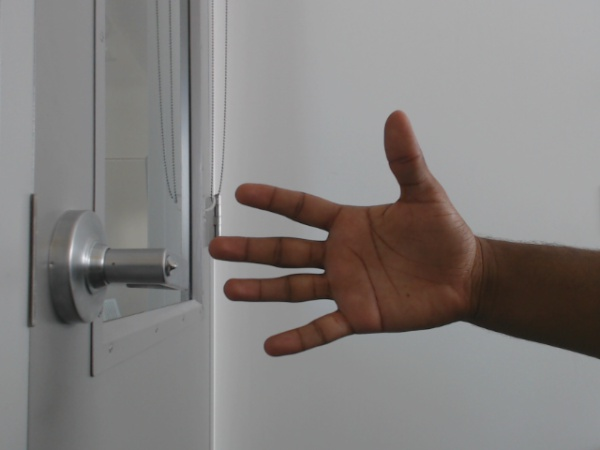
#> input picture convex/2/working/base_hand.jpg, 600 x 450 px, given in place of the camera
$ python run.py   (older library calls are emulated)
#> lines starting #> are read from the running program, lines starting #| are printed output that depends on the picture; after the words box and inside, x2 and y2 are one past the last pixel; in counts of white or black regions, pixels touching at a corner belong together
### convex/2/working/work.py
import cv2
import numpy as np
import imutils

# Notes below:
## frame --shrink?--> f
## f --blur hard--+ bgsub
## f
cam = None
TERM_KEY = 27
bgs = None
low = np.array([0, 48, 80], dtype = "uint8")
high = np.array([20, 255, 255], dtype = "uint8")
minArea = 3000.0
GOLDEN_RATIO = 1
zones = []
canvas = []

def startup():
    global cam, bgs
    cam = cv2.VideoCapture(0)
    bgs = MyBGS()
    while True:
        good, frame = cam.read()
#> frame is the input picture: shape (450, 600, 3); mean B, G, R 126.9, 128.5, 132.1
        if good:
            frame = imutils.resize(frame, width = 600) # double check this
            if bgs.apply(frame) != None:
                break
        else:
            print "Bad Cam"
    # [10 lines of commented-out code are left out]
    return cam
def doWork():
    good, frame = cam.read()
    if not good:
        print "Bad Cam"
        return frame # cannot return frame
    frame = imutils.resize(frame, width = 600) # double check this
    mzones = bgs.apply(frame)
    hsv = cv2.cvtColor(frame,cv2.COLOR_BGR2HSV) # investigate feeding hsv frames to bgsub
    mask = cv2.inRange(hsv,low,high)
    ####
    kr = cv2.getStructuringElement(cv2.MORPH_ELLIPSE, (5, 5))
    ks = np.ones((5,5),np.uint8)
    mask = cv2.morphologyEx(mask, cv2.MORPH_OPEN, kr)
    #mask = cv2.erode(mask, kernel, iterations = 2)
    mask = cv2.dilate(mask, kr, iterations = 2)

    # blur the mask to help remove noise, then apply the
    # mask to the frame
    #mask = cv2.GaussianBlur(mask, (3, 3), 0)
    #sf = cv2.bitwise_and(f, f, mask = mask)

    # box good zones
    global zones, canvas
    #canvas = [frame.copy()]
    czones = []
    _, cns, _ = cv2.findContours(mask.copy(), cv2.RETR_EXTERNAL, cv2.CHAIN_APPROX_SIMPLE)
    fc = frame.copy()
    for c in cns:
        a = cv2.contourArea(c)
        if a >= minArea:#scale based on dist of user
            rect = cv2.boundingRect(c)
            czones += [(rect,c)]
    for cz in czones: # make this a funct
        r,c = cz
        cv2.drawContours(fc, c, -1, (122,122,0), 3)
        cv2.rectangle(fc, (r[0], r[1]), (r[0] + r[2], r[1] + r[3]), (0, 255, 0), 2)
    # [7 lines of commented-out code are left out]
    for cz in czones:
        cr = cz[0]
        #carea = cr[2] * cr[3]
        for mz in mzones:
            bound_test = [mz[0] > cr[0] and mz[0] < cr[0] + cr[2]
                          and mz[1] > cr[1] and mz[1] < cr[1] + cr[3],
                          mz[0] + mz[2] > cr[0] and mz[0] + mz[2] < cr[0] + cr[2]
                          and mz[1] + mz[3] > cr[1] and mz[1] + mz[3] < cr[1] + cr[3]]
            if True in bound_test:
                del mz
                zones += [cz]
        # [15 lines of commented-out code are left out]
    fc2 = frame.copy()
    def getDefectInfo(d,c):
        s,e,f,de = d
        return tuple(c[s][0]), tuple(c[e][0]), tuple(c[f][0]), de
    for z in zones: # FUTURE: info = getFingerInfo(z)
        rect, con = z
        # old cog
        M = cv2.moments(con)
        cX = int(M["m10"] / M["m00"])
        cY = int(M["m01"] / M["m00"])
        cv2.circle(fc2, (cX, cY), 7, (0, 0, 255), -1)
        #
        hpts = cv2.convexHull(con,returnPoints = False)
        dfts = cv2.convexityDefects(con,hpts)
        lowd = -1
        saved = []
        dt = 0
        dacc = 0
        lastd = -1
        drange = 2000
        maybe_finger_groups = []
        finger_group = []
        for i in range(dfts.shape[0]):
            s,e,f,d = getDefectInfo(dfts[i,0], con)
            if d > 1000.0 * (1/GOLDEN_RATIO):
                dt += d
                dacc += 1
                if dacc != 1:
                    if d > lastd - drange and d < lastd + drange:
                        lastd = d
                        #finger_group += [
                cv2.circle(fc2,f,7,[0,255,255],-1)
                cv2.circle(fc2,e,7,[0,255,0],-1)
        #cv2.drawContours(fc2, [con], -1, (0, 255, 255), 2)
        cHull = cv2.convexHull(con)
        cv2.drawContours(fc2, [cHull], -1, (255, 0, 0), 2)
        # [10 lines of commented-out code are left out]
    canvas = [fc2]
    zones = [] # needs some restart
    return frame # will change later
def keyCheck(d=5):
    cv2.imshow("main",np.hstack(canvas))
    if cv2.waitKey(1) & 0xff == ord('s'):
        cv2.imwrite(raw_input("Name: "),np.hstack(canvas))
    return cv2.waitKey(d) & 0xff
def cleanUp():
    cam.release() # fail-safe needed
    cv2.destroyAllWindows()

class MyBGS():
    def __init__(self,history=1,learningRate=0.05): # last default param = 10, 0.0055
        # history neglib, lr directly proportionally to how large a motion we want to keep
        self.acrd = 0
        self.h = history

        self.lr = learningRate

    def apply(self,frame,diffdist=35): #diffdist controls how much latency
#> called with diffdist = 35
        ret = frame.copy()
        ret = cv2.cvtColor(ret, cv2.COLOR_BGR2GRAY) # gray
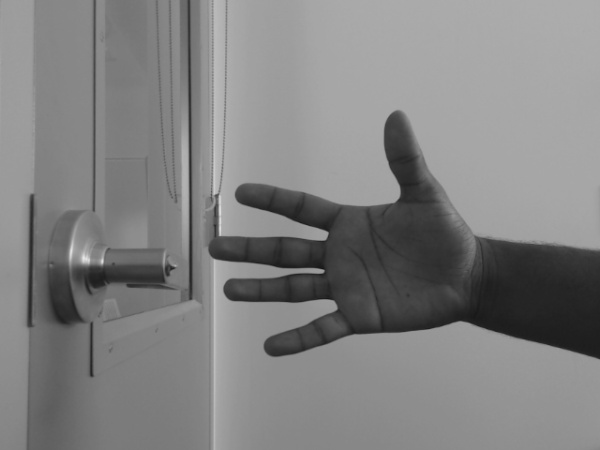
#> ret: shape (450, 600); min 18, max 230, mean 129.4
        ret = cv2.GaussianBlur(ret, (11, 11), 0) # heavy blur
        try:
            self.base
        except AttributeError:
            self.base = np.float32(ret.copy()) # float may be able to be removed
        if self.acrd < self.h:
            cv2.accumulateWeighted(ret,self.base,0.5)
            self.acrd+=1
            return None
        cv2.accumulateWeighted(ret,self.base,self.lr)
        ret = np.uint8(cv2.absdiff(self.base, np.float32(ret)))
        _, ret = cv2.threshold(ret, diffdist, 255, cv2.THRESH_BINARY)
        #ret = cv2.morphologyEx(ret, cv2.MORPH_OPEN, cv2.getStructuringElement(cv2.MORPH_ELLIPSE, (15, 15)))
        #ret = cv2.erode(ret, cv2.getStructuringElement(cv2.MORPH_ELLIPSE, (3, 3)), iterations=1)
        ret = cv2.dilate(ret, cv2.getStructuringElement(cv2.MORPH_ELLIPSE, (5, 5)), iterations=5)
        ret = cv2.morphologyEx(ret, cv2.MORPH_OPEN,cv2.getStructuringElement(cv2.MORPH_ELLIPSE, (15, 15)))
        mA = 4000.0 #scale based on dist of user
        mr = np.array([])
        rs = []
        _,cs,_ = cv2.findContours(ret.copy(), cv2.RETR_EXTERNAL, cv2.CHAIN_APPROX_SIMPLE)
        for c in cs:
            a = cv2.contourArea(c)
            if a >= mA:
                rect = cv2.boundingRect(c)
                rs += [rect]
        for r in rs:
            cv2.rectangle(ret, (r[0], r[1]), (r[0] + r[2], r[1] + r[3]), 255, 2)
        cv2.imshow("m3",ret)

        # [8 lines of commented-out code are left out]
        return rs


#class Gesture():

## Optional below
#class Hand():
#class Finger():

### convex/2/working/run.py
#enable this for the cv user or not or both?
import work as w
#import cv2
cam = w.startup() # maybe rename to init()
kc = -1
while kc != w.TERM_KEY:
    #f =
    w.doWork()
    #cv2.imshow("in run",f)
    kc = w.keyCheck()
#> this loop made 1 pass; (key Esc is pressed on pass 1)
#> pass 1, in doWork, `mask = cv2.inRange(hsv,low,high)`:
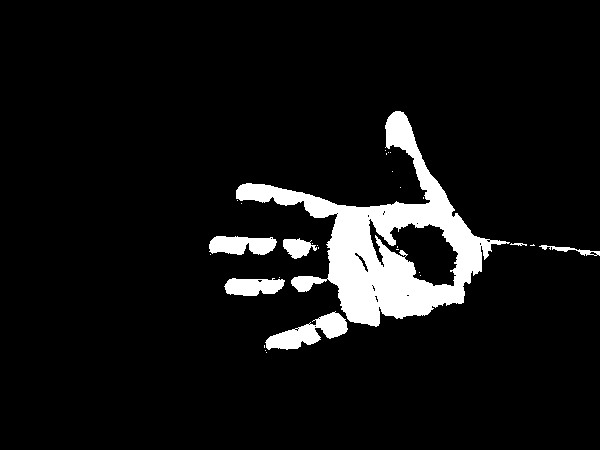
#> mask: shape (450, 600); 7.4% white; 29 white regions (22 under 20 px), largest, box (x1, y1, x2, y2) and area: (236, 111, 510, 327) 15909, (265, 311, 348, 350) 1473, (209, 236, 277, 255) 1006
#> pass 1, in doWork, `mask = cv2.morphologyEx(mask, cv2.MORPH_OPEN, kr)`:
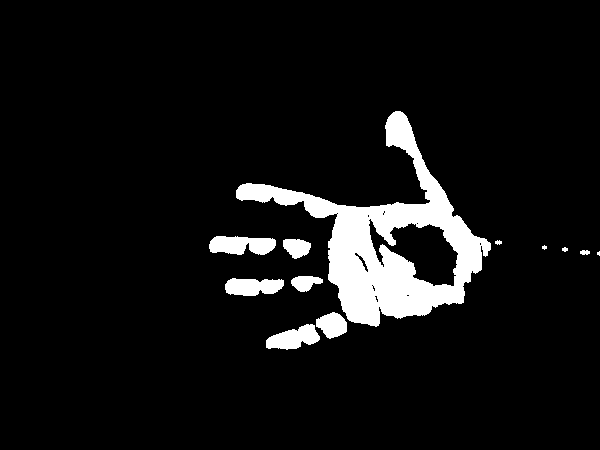
#> mask: shape (450, 600); 7.2% white; 12 white regions (2 under 20 px), largest, box (x1, y1, x2, y2) and area: (236, 111, 491, 327) 15291, (209, 236, 276, 255) 994, (266, 324, 320, 350) 866
w.cleanUp()
# [6 lines of commented-out code are left out]

$ run again, on convex/2/working/color_show.jpg
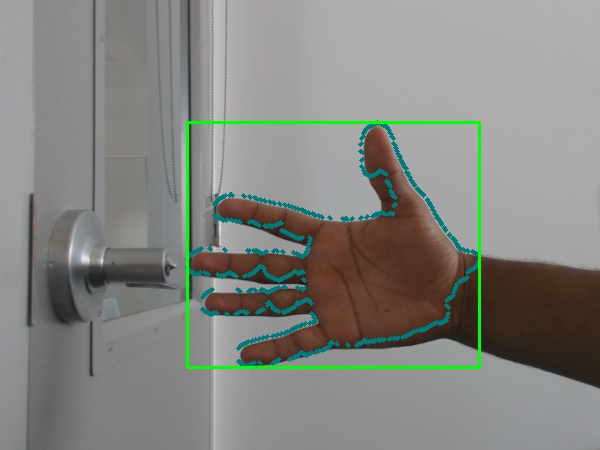
#> input picture convex/2/working/color_show.jpg, 600 x 450 px, given in place of the camera
#> in startup, frame is the input picture: shape (450, 600, 3); mean B, G, R 128.4, 133.3, 132.1
#> the loop `while kc != w.TERM_KEY:` made 1 pass; (key Esc is pressed on pass 1)
#> pass 1, in doWork, `mask = cv2.inRange(hsv,low,high)`:
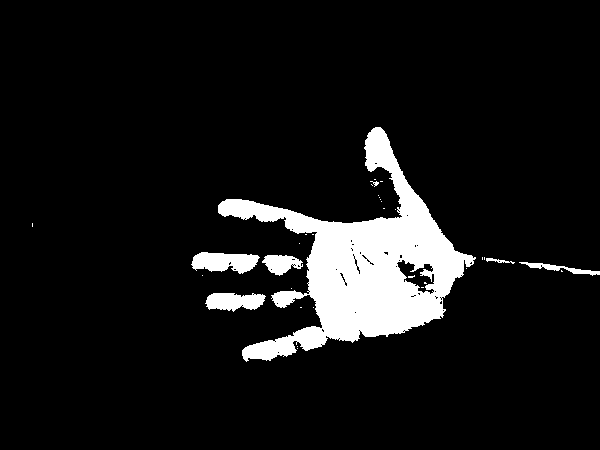
#> mask: shape (450, 600); 8.6% white; 33 white regions (26 under 20 px), largest, box (x1, y1, x2, y2) and area: (218, 127, 476, 362) 20378, (191, 252, 260, 274) 1055, (205, 293, 266, 312) 841
#> pass 1, in doWork, `mask = cv2.morphologyEx(mask, cv2.MORPH_OPEN, kr)`:
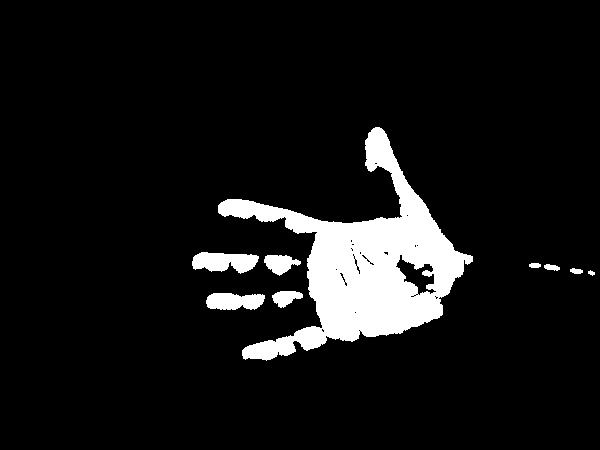
#> mask: shape (450, 600); 8.4% white; 9 white regions, largest, box (x1, y1, x2, y2) and area: (218, 127, 473, 361) 19742, (192, 252, 259, 274) 1032, (206, 293, 265, 310) 818

$ run again, on convex/2/working/convex_hull_hand.jpg
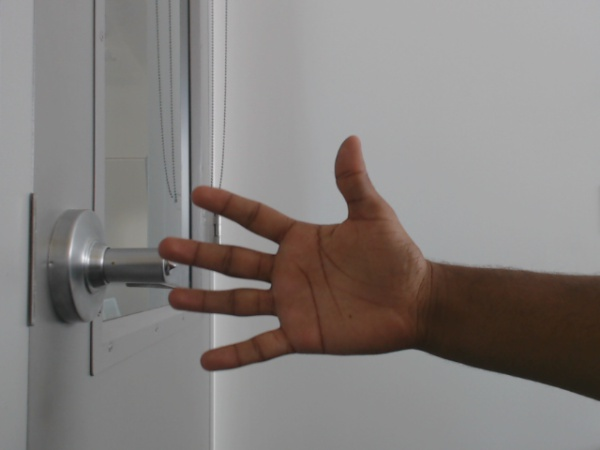
#> input picture convex/2/working/convex_hull_hand.jpg, 600 x 450 px, given in place of the camera
#> in startup, frame is the input picture: shape (450, 600, 3); mean B, G, R 126.1, 128.4, 133.2
#> the loop `while kc != w.TERM_KEY:` made 1 pass; (key Esc is pressed on pass 1)
#> pass 1, in doWork, `mask = cv2.inRange(hsv,low,high)`:
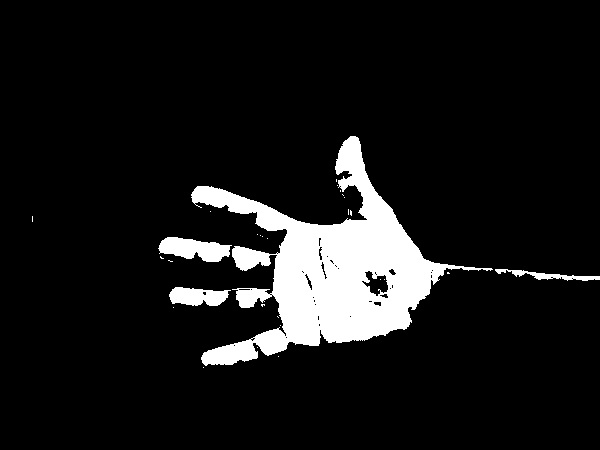
#> mask: shape (450, 600); 9.3% white; 29 white regions (25 under 20 px), largest, box (x1, y1, x2, y2) and area: (191, 136, 493, 366) 22688, (158, 237, 232, 262) 1184, (169, 287, 231, 306) 850, (495, 269, 600, 281) 446
#> pass 1, in doWork, `mask = cv2.morphologyEx(mask, cv2.MORPH_OPEN, kr)`:
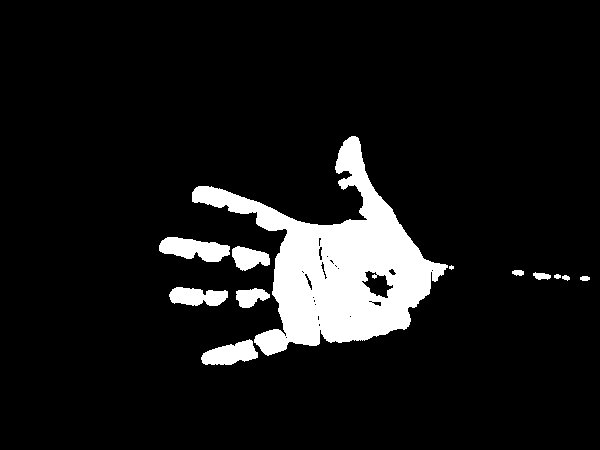
#> mask: shape (450, 600); 9.1% white; 12 white regions (1 under 20 px), largest, box (x1, y1, x2, y2) and area: (192, 136, 448, 356) 20282, (159, 237, 230, 262) 1170, (201, 339, 258, 365) 945

$ run again, on convex/2/working/error_arm.jpg
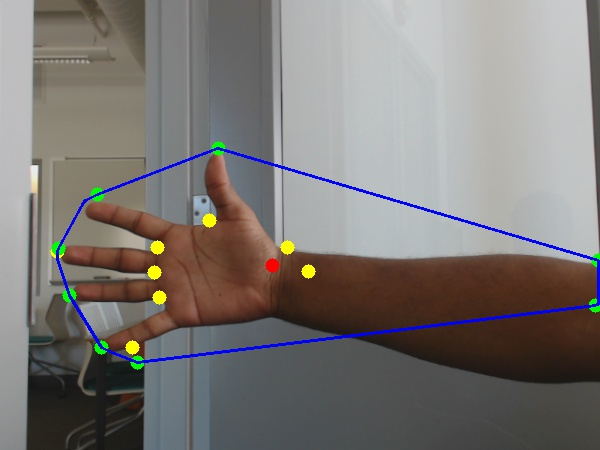
#> input picture convex/2/working/error_arm.jpg, 600 x 450 px, given in place of the camera
#> in startup, frame is the input picture: shape (450, 600, 3); mean B, G, R 117.1, 119.7, 124.1
#> the loop `while kc != w.TERM_KEY:` made 1 pass; (key Esc is pressed on pass 1)
#> pass 1, in doWork, `mask = cv2.inRange(hsv,low,high)`:
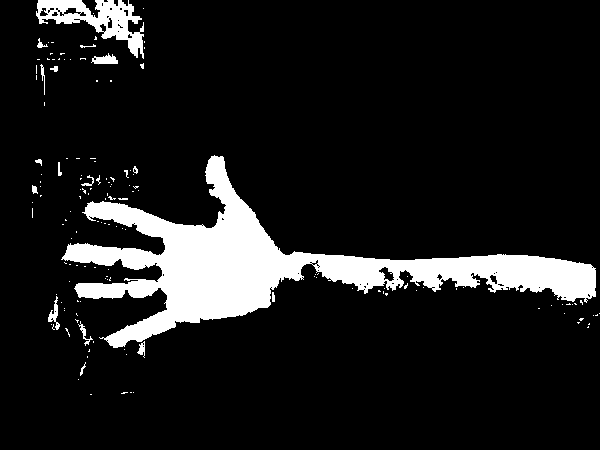
#> mask: shape (450, 600); 11.1% white; 147 white regions (130 under 20 px), largest, box (x1, y1, x2, y2) and area: (61, 155, 596, 348) 26240, (36, 0, 144, 59) 2501, (91, 53, 118, 64) 186
#> pass 1, in doWork, `mask = cv2.morphologyEx(mask, cv2.MORPH_OPEN, kr)`:
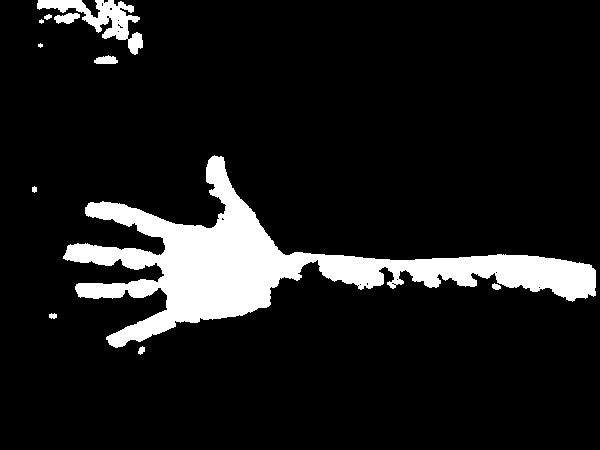
#> mask: shape (450, 600); 10.4% white; 11 white regions (2 under 20 px), largest, box (x1, y1, x2, y2) and area: (63, 155, 596, 348) 25614, (37, 0, 143, 55) 1940, (54, 13, 80, 24) 191
